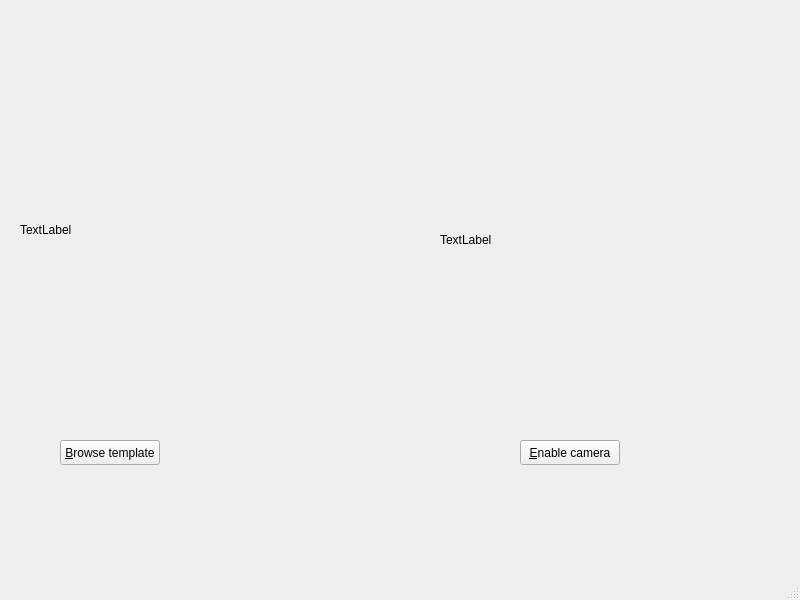
<?xml version="1.0" encoding="UTF-8"?>
<ui version="4.0">
 <class>MainWindow</class>
 <widget class="QMainWindow" name="MainWindow">
  <property name="geometry">
   <rect>
    <x>0</x>
    <y>0</y>
    <width>800</width>
    <height>600</height>
   </rect>
  </property>
  <property name="windowTitle">
   <string>SIFT Demo</string>
  </property>
  <widget class="QWidget" name="centralwidget">
   <widget class="QLabel" name="template_label">
    <property name="geometry">
     <rect>
      <x>20</x>
      <y>110</y>
      <width>320</width>
      <height>240</height>
     </rect>
    </property>
    <property name="text">
     <string>TextLabel</string>
    </property>
   </widget>
   <widget class="QLabel" name="live_image_label">
    <property name="geometry">
     <rect>
      <x>440</x>
      <y>120</y>
      <width>320</width>
      <height>240</height>
     </rect>
    </property>
    <property name="text">
     <string>TextLabel</string>
    </property>
   </widget>
   <widget class="QPushButton" name="browse_button">
    <property name="geometry">
     <rect>
      <x>60</x>
      <y>440</y>
      <width>100</width>
      <height>25</height>
     </rect>
    </property>
    <property name="text">
     <string>&amp;Browse template</string>
    </property>
   </widget>
   <widget class="QPushButton" name="toggle_cam_button">
    <property name="geometry">
     <rect>
      <x>520</x>
      <y>440</y>
      <width>100</width>
      <height>25</height>
     </rect>
    </property>
    <property name="text">
     <string>&amp;Enable camera</string>
    </property>
   </widget>
  </widget>
  <widget class="QMenuBar" name="menubar">
   <property name="geometry">
    <rect>
     <x>0</x>
     <y>0</y>
     <width>800</width>
     <height>22</height>
    </rect>
   </property>
  </widget>
  <widget class="QStatusBar" name="statusbar"/>
 </widget>
 <resources/>
 <connections/>
</ui>
